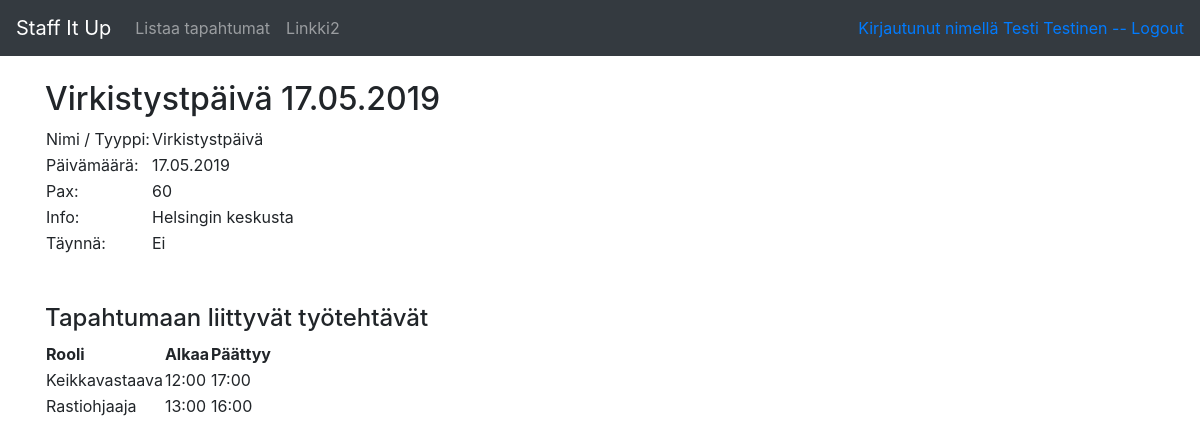
Page /user/events/2/details (signed in) on the committed database.
### application/auth/models.py (models this page shows, shortened)
class User(db.Model):
    __tablename__ = "account"
    id = db.Column(db.Integer, primary_key=True)
    date_created = db.Column(db.DateTime, default=db.func.current_timestamp())
    date_modified = db.Column(db.DateTime, default=db.func.current_timestamp(),
                              onupdate=db.func.current_timestamp())
    name = db.Column(db.String(144), nullable=False)
    username = db.Column(db.String(20), nullable=False)
    password = db.Column(db.String(30), nullable=False)
    email = db.Column(db.String(144))
    phone = db.Column(db.String(20))
    roles = db.relationship("Role", secondary="account_role")
    def is_authenticated(self):
        return True

### application/events/models.py (models this page shows, shortened)
class Event(db.Model):
    id = db.Column(db.Integer, primary_key=True)
    type = db.Column(db.String(144), nullable=False)
    date = db.Column(db.Date, nullable=False)
    pax = db.Column(db.Integer)
    info = db.Column(db.String(500))
    staffed = db.Column(db.Boolean, nullable=False)
    assignments = db.relationship("Assignment", backref='event', lazy=True)

### application/assignments/models.py (models this page shows, shortened)
class Assignment(db.Model):
    id = db.Column(db.Integer, primary_key=True)
    starttime = db.Column(db.Time, nullable=False)
    endtime = db.Column(db.Time, nullable=False)
    role = db.Column(db.String(144), nullable=False)
    event_id = db.Column(db.Integer, db.ForeignKey('event.id'),
       nullable=False)
    users = db.relationship("User", secondary="account_assignment")

### application/events/views.py (the view)
@app.route("/user/events/<event_id>/details", methods=["GET"])
@login_required(role="user")
def event_details_user(event_id):
    event = Event.query.get(event_id)
    return render_template("user/events/event.html", event=event, assignments=event.assignments)

### application/__init__.py (called while the page is built)
def login_required(role="ANY"):
    def wrapper(fn):
        @wraps(fn)
        def decorated_view(*args, **kwargs):
            if not current_user.is_authenticated():
                return login_manager.unauthorized()
            unauthorized = False
            if role != "ANY":
                unauthorized = True
                if role == "admin":
                    login_manager.login_view = "admin_login"
                for user_role in current_user.roles:
                    if user_role.name == role:
                        unauthorized = False
                        break
            if unauthorized:
                return login_manager.unauthorized()
            login_manager.login_view = "auth_login"
            return fn(*args, **kwargs)
        return decorated_view
    return wrapper

@login_manager.user_loader
def load_user(user_id):
    return User.query.get(user_id)

### application/templates/user/events/event.html
{% extends "user/layout.html" %}
{% block body %}
<h2>{{ event.type }} {{ event.date.strftime("%d.%m.%Y") }}</h2>
  <table>
    <tr>
      <td>Nimi / Tyyppi: </td>
      <td>{{ event.type }}</td>
    </tr>
    <tr>
      <td>Päivämäärä: </td>
      <td>{{ event.date.strftime("%d.%m.%Y") }}</td>
    </tr>
    <tr>
      <td>Pax: </td>
      <td>{{ event.pax }}</td>
    </tr>
    <tr>
      <td>Info: </td>
      <td>{{ event.info }}</td>
    </tr>
    <tr>
      <td>Täynnä: </td>
      {% if event.staffed  %}
      <td>Kyllä</td>
      {% else %}
      <td>Ei</td>
      {% endif %}
    </tr>
  </table>
  <br><br>
  <h4>Tapahtumaan liittyvät työtehtävät</h4>
  <table>
    <tr>
      <th>Rooli</th>
      <th>Alkaa</th>
      <th>Päättyy</th>
    </tr>
    {% for assignment in assignments %}
    <tr>
      <td> {{ assignment.role }}</a>
      </td>
      <td>{{ assignment.starttime.strftime("%H:%M") }}</td>
      <td>{{ assignment.endtime.strftime("%H:%M") }}</td>
    </tr>
    {% endfor %}
  </table>
{% endblock %}

### application/templates/user/layout.html (shortened to what this page needs)
<!DOCTYPE html>
  <html>
    <head>
      <link rel="stylesheet" href="https://maxcdn.bootstrapcdn.com/bootstrap/4.0.0/css/bootstrap.min.css">
    </head>
    <body>
      <nav class="navbar navbar-expand-md navbar-dark bg-dark mb-4">
	      <a class="navbar-brand" href="{{ url_for('user_index') }} ">Staff It Up</a>
	        <div class="collapse navbar-collapse" id="navbarCollapse">
            <ul class="navbar-nav mr-auto">
              <li class="nav-item">
                <a class="nav-link" href="{{ url_for('events_userindex') }}">Listaa tapahtumat</a>
              </li>
              <li class="nav-item">
                <a class="nav-link" href="{{ url_for('user_index') }}">Linkki2</a>
              </li>
            </ul>
            <div class="form-inline mt-2 mt-md-0">
	            {% if current_user.is_authenticated %}
	            <a href="{{ url_for('auth_logout') }}">Kirjautunut nimellä {{ current_user.name }} -- Logout</a>
	            {% endif %}
            </div>
	        </div>
        </nav>
        <main role="main" class="container">
	        {% block body %}{% endblock %}
      </main>
    </body>
  </html>

### rows in the picture
User: name "Testi Testinen"
Event: type "Virkistystpäivä", date "17.05.2019", pax "60", info "Helsingin keskusta"
Assignment: role "Keikkavastaava", starttime "12:00", endtime "17:00"
Assignment: role "Rastiohjaaja", starttime "13:00", endtime "16:00"
